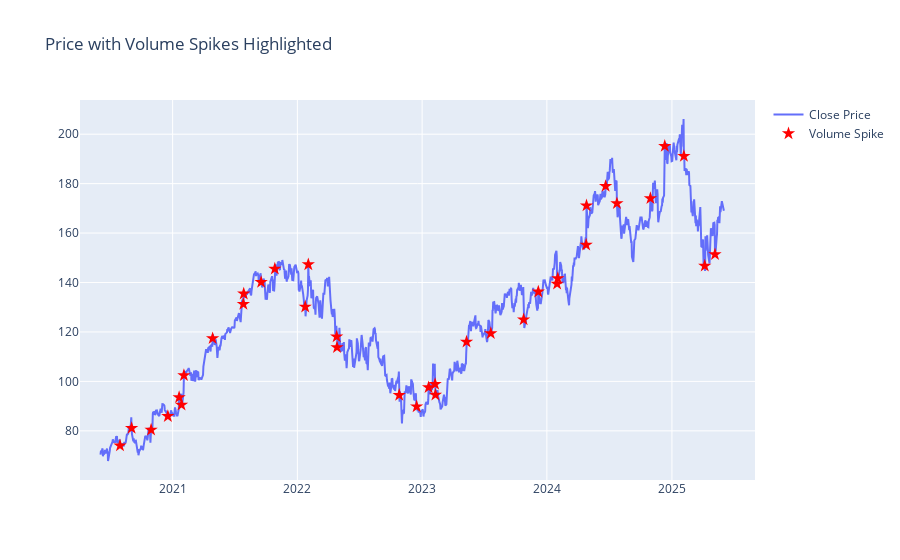

The code cell stored with this chart in its notebook:
### Markdown cell above
> Line Chart with marker: to view volume spike with the change of close price

### Code cell
fig = go.Figure()
fig.add_trace(go.Scatter(x=new_df['Date'], y=new_df['Close'], name='Close Price'))
fig.add_trace(go.Scatter(x=spikes['Date'], y=spikes['Close'],
                         mode='markers', name='Volume Spike',
                         marker=dict(color='red', size=10, symbol='star')))

fig.update_layout(title='Price with Volume Spikes Highlighted')
fig.show()
